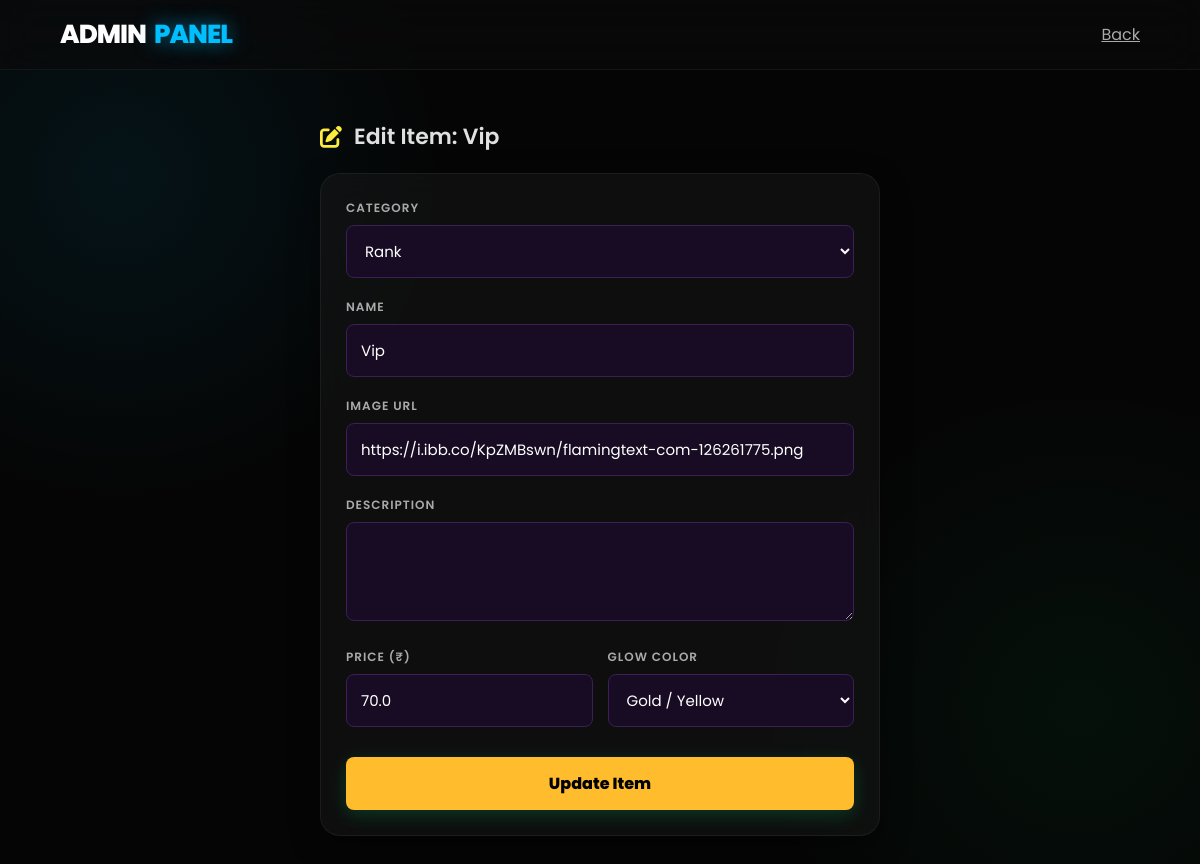
The app's page /admin/edit/3 (signed in) with its own data.
### models.py (models this page shows)
class Rank(db.Model):
    id = db.Column(db.Integer, primary_key=True)
    name = db.Column(db.String(100), nullable=False)
    price = db.Column(db.Float, nullable=False)
    description = db.Column(db.String(255))
    image_url = db.Column(db.String(200), default="")
    color_hex = db.Column(db.String(10), default="#00bfff")
    category = db.Column(db.String(50), default='rank')

### app.py (the view, shortened to what this page needs)
@app.route('/admin/edit/<int:id>', methods=['GET', 'POST'])
@login_required
def edit_rank(id):
    rank = Rank.query.get_or_404(id)
    return render_template('edit_rank.html', rank=rank)

### app.py (called while the page is built)
@login_manager.user_loader
def load_user(user_id):
    return User.query.get(int(user_id))

@app.context_processor
def inject_config():
    base_dir = os.path.abspath(os.path.dirname(__file__))
    config_path = os.path.join(base_dir, 'config.json')
    try:
        with open(config_path, 'r') as f:
            config = json.load(f)
        return dict(config=config)
    except:
        return dict(config={
            'server_name': 'Dora Bash',
            'logo_url': 'https://static.wikia.nocookie.net/minecraft_gamepedia/images/6/6e/Red_Apple_JE2_BE2.png',
            'hero_background': 'https://i.ibb.co/bM3tjBM3/8d3783658812bb071591febfca65c60b609fdfa0headerbg.webp'
        })

### templates/edit_rank.html (shortened to what this page needs)
<!DOCTYPE html>
<html lang="en">
<head>
    <link rel="stylesheet" href="{{ url_for('static', filename='style.css') }}">
    <link rel="stylesheet" href="https://cdnjs.cloudflare.com/ajax/libs/font-awesome/6.4.0/css/all.min.css">
</head>
<body>
    <nav class="navbar"><a href="/admin" class="brand">ADMIN <span>PANEL</span></a><a href="/admin" style="color: #aaa;">Back</a></nav>
    <div class="container edit-container">
        <div class="section-header"><i class="fas fa-edit" style="color: #ffeb3b;"></i> Edit Item: {{ rank.name }}</div>
        <div class="card">
            <form action="/admin/edit/{{ rank.id }}" method="POST">
                <div class="input-group">
                    <label class="input-label">Category</label>
                    <select name="category" class="dark-input">
                        <option value="rank" {% if rank.category == 'rank' %}selected{% endif %}>Rank</option>
                    </select>
                </div>
                <div class="input-group">
                    <label class="input-label">Name</label>
                    <input type="text" name="name" class="dark-input" value="{{ rank.name }}" required>
                </div>
                <div class="input-group">
                    <label class="input-label">Image URL</label>
                    <input type="text" name="image_url" class="dark-input" value="{{ rank.image_url }}">
                </div>
                <div class="input-group">
                    <label class="input-label">Description</label>
                    <textarea name="description" class="dark-input" rows="3">{{ rank.description }}</textarea>
                </div>
                <div style="display: grid; grid-template-columns: 1fr 1fr; gap: 15px;">
                    <div class="input-group"><label class="input-label">Price (₹)</label><input type="number" step="0.01" name="price" class="dark-input" value="{{ rank.price }}" required></div>
                    <div class="input-group"><label class="input-label">Glow Color</label>
                        <select name="color_hex" class="dark-input">
                            <option value="#ffeb3b" {% if rank.color_hex == '#ffeb3b' %}selected{% endif %}>Gold / Yellow</option>
                        </select>
                    </div>
                </div>
                <button type="submit" class="btn-submit">Update Item</button>
            </form>
        </div>
    </div>
</body>
</html>

### static/style.css (style rules this page uses)
* { box-sizing: border-box; transition: all 0.3s cubic-bezier(0.25, 0.8, 0.25, 1); }
body { background-color: #050505; background-image: radial-gradient(circle at 10% 20%, rgba(0, 191, 255, 0.08) 0%, transparent 25%), radial-gradient(circle at 90% 80%, rgba(0, 230, 118, 0.05) 0%, transparent 25%); color: #ffffff; font-family: 'Poppins', sans-serif; margin: 0; padding: 0; min-height: 100vh; display: flex; flex-direction: column; }
.navbar { background: rgba(10, 10, 10, 0.6); backdrop-filter: blur(20px); -webkit-backdrop-filter: blur(20px); border-bottom: 1px solid rgba(255, 255, 255, 0.05); padding: 15px 5%; display: flex; justify-content: space-between; align-items: center; position: sticky; top: 0; z-index: 1000; }
.brand { font-size: 26px; font-weight: 800; letter-spacing: -1px; color: white; text-decoration: none; display: flex; align-items: center; gap: 8px; }
.brand span { color: #00bfff; text-shadow: 0 0 20px rgba(0, 191, 255, 0.6); }
.container, .dashboard-container { max-width: 1200px; margin: 40px auto; padding: 0 20px; width: 100%; }
.section-header { font-size: 22px; font-weight: 600; margin-bottom: 20px; color: #e0e0e0; display: flex; align-items: center; gap: 12px; }
.card { background: rgba(25, 25, 25, 0.5); backdrop-filter: blur(15px); -webkit-backdrop-filter: blur(15px); border: 1px solid rgba(255, 255, 255, 0.06); border-radius: 20px; padding: 25px; box-shadow: 0 10px 30px rgba(0, 0, 0, 0.4); }
.input-group { margin-bottom: 20px; }
.input-label { display: block; color: #aaa; font-size: 12px; font-weight: 600; margin-bottom: 8px; text-transform: uppercase; letter-spacing: 1px; }
.dark-input, select { width: 100%; background: rgba(0, 0, 0, 0.3); border: 2px solid rgba(255, 255, 255, 0.05); padding: 16px; border-radius: 12px; color: white; font-family: 'Poppins', sans-serif; font-size: 15px; box-sizing: border-box; }
.btn-submit { width: 100%; background: linear-gradient(135deg, #00e676 0%, #00c853 100%); color: #000; font-weight: 700; padding: 16px; border: none; border-radius: 12px; cursor: pointer; font-size: 16px; margin-top: 10px; box-shadow: 0 5px 20px rgba(0, 230, 118, 0.2); font-family: 'Poppins', sans-serif; }
.edit-container { max-width: 600px; margin: 50px auto; }
.dark-input { background: #180c24; border: 1px solid #3d1e57; padding: 14px; border-radius: 8px; }
.btn-submit { background: #ffbd2e; color: black; font-weight: 800; font-size: 16px; padding: 14px; border-radius: 8px; border: none; cursor: pointer; margin-top: 10px; }

### records on screen
Rank: name "Vip", category "Rank", image_url "https://i.ibb.co/KpZMBswn/flamingtext-com-126261775.png", price "70.0", color_hex "Gold / Yellow"
